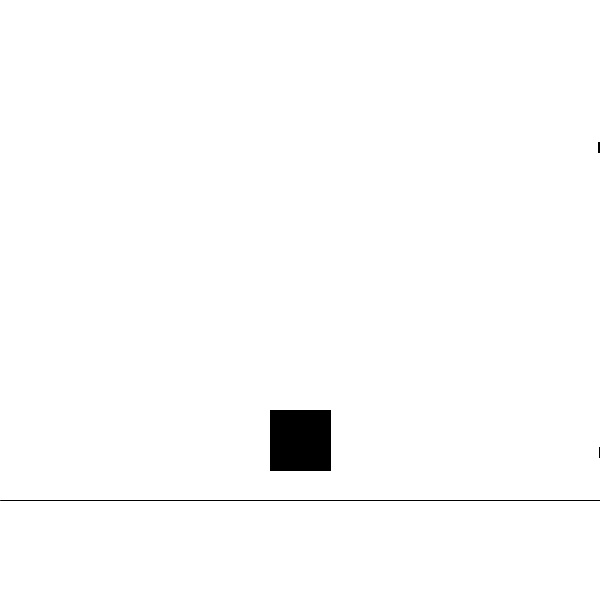
Frame 1 (no input)
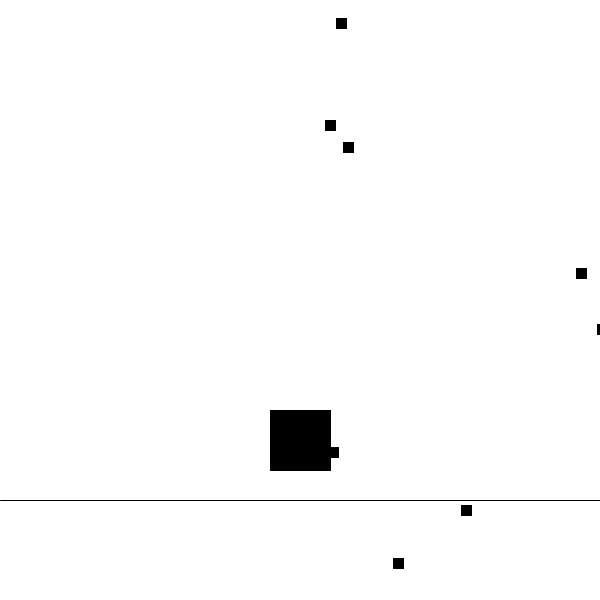
Frame 60 (the mouse pressed at the canvas centre just before this capture)
Frame 120 (the mouse held since frame 60 and released just before this capture): identical to frame 60, image omitted

The Processing sketch that drew these frames (run headless with seeded random() and noise(); from frame 60 on, the mouse is pressed at the canvas centre):

// Processing sketch: AdvGame
// ── AdvGame.pde
Player p;
Enemy[] enemies;
Collisions collision;
Input i;
boolean gameOver = false;
boolean up = false;
boolean down = false;
boolean left = false;
boolean right = false;


void setup() {
  size(600, 600);
  p = new Player();
  collision = new Collisions();
  i = new Input();
  for(int i = 0; i < 10;i++){
   if(i == 0){
    enemies = new Enemy[10]; 
   }
   enemies[i] = new Enemy();
    
  }
}

void draw() {
  if (gameOver == false) {
    background(255);
    line(0, height-100, width, height-100);
    // update stuff
    //enemies in array
    for(Enemy e: enemies){
      e.update();
      
    }
    //player
    p.update(up,down,left,right);
    
    
    // check for collisions
    boolean collided = collision.check(p, enemies);
    // stop game if collided
    if (collided) {
      gameOver = true;
    }

    // display stuff
    for(Enemy e: enemies){
      e.display();
      
    }
    p.display();
  }
}

void keyPressed() {
  boolean[] keyList = i.keyPressed();
  up = keyList[0];
  down = keyList[1];
  left = keyList[2];
  right = keyList[3];
}

void keyReleased() {
  boolean[] keyList = i.keyReleased();
  up = keyList[0];
  down = keyList[1];
  left = keyList[2];
  right = keyList[3];
}

// ── Collisions.pde
class Collisions {


  boolean check(Player p, Enemy e[]) {

    //float pX = p.x; 
    //float pY = p.y;

    //float eX = e.x;
    //float eY = e.y;

    for(int i = 0; i < e.length;i++){

    if (abs(p.x - e[i].x) < (p.pWidth/2 + e[i].eWidth/2)) {

      if (abs(p.y - e[i].y) < (p.pHeight/2 + e[i].eHeight/2)) {

        return true;
      }
    }
    }
    
    return false;
  }
}

// ── Enemy.pde
class Enemy {

  float x; // player x position
  float y; // player y position
  float xVelocity; // player jump veloicty
  float eWidth;
  float eHeight;


  Enemy() {
    
    //set size
    eWidth = 10;
    eHeight = 10;
    // set starting position
    x = random(width,width + 600);
    y = random(eHeight/2,height-eHeight/2);
    // set velocity
    
    xVelocity = random(-8,-4);
    
  }


  void update() {
      
    // if your fall off the left side go to right
    if (x < -100) {
      // goto right of screen
      x = width + 200;
      y = random(0,height);
    }

    //update x position
    x = x + xVelocity;
  }

  void display() {
    rectMode(CENTER);
    fill(0);
    rect(x, y, eWidth, eHeight);
  }
} // end of class

// ── Input.pde
class Input {

  boolean up = false;
  boolean down = false;  
  boolean left = false;
  boolean right = false;

  public Input() {
  }


  public boolean[] getInputs() {




    boolean[] test = {true, false};


    return test;
  }



  boolean[] keyPressed() {
    if (key == CODED) {
      if (keyCode == UP) {
        up = true;
      }
      if (keyCode == DOWN) {
        down = true;
      }
      if (keyCode == LEFT) {
        left = true;
      }
      if (keyCode == RIGHT) {
        right = true;
      }
    }
    println("keyPressed");
    return new boolean[]{up, down, left, right};
  }

  boolean[] keyReleased() {
    if (key == CODED) {
      if (keyCode == UP) {
        up = false;
      }
      if (keyCode == DOWN) {
        down = false;
      }
      if (keyCode == LEFT) {
        left = false;
      }
      if (keyCode == RIGHT) {
        right = false;
      }
    }
    println("keyReleased");
    return new boolean[]{up, down, left, right};
  }
}

// ── Player.pde
class Player {

  float x; // player x position
  float y; // player y position
  float pWidth;
  float pHeight;
  float yVelocity; // player y veloicty
  float xVelocity; //p player x velocity
  boolean canJump = true; // flag for jumping


  Player() {
    // set starting position
    x = width/2;
    y = height-160;
    // set size
    pWidth = 60;
    pHeight = 60;
    
  }


  void update(boolean upKey, boolean downKey, boolean leftKey, boolean rightKey) {
    // if mouse pressed jump
    
    if (upKey == true){ // up
      yVelocity = -6;
    } else  if (downKey == true){ // down
      
     yVelocity = 6; 
      
    } else {
      
     yVelocity = 0; 
    }
    
    if (leftKey == true){ //left
      xVelocity = -6;
    } else if (rightKey == true){ //right
      
     xVelocity = 6; 
      
    } else {
      
     xVelocity = 0; 
    }
    
    
    
    
    

    


    // if your below the ground stop "falling"
    //if (y > height-160) {
    //  yVelocity = 0;
    //  //y = height - 160;
    //  //canJump = true;
    //}

    //update y position
    y = y + yVelocity;
    x = x + xVelocity;
    //println("yVelocity = " + yVelocity);
  }

  void display() {
    rectMode(CENTER);
    rect(x, y, pWidth, pHeight);
  }
} // end of class
